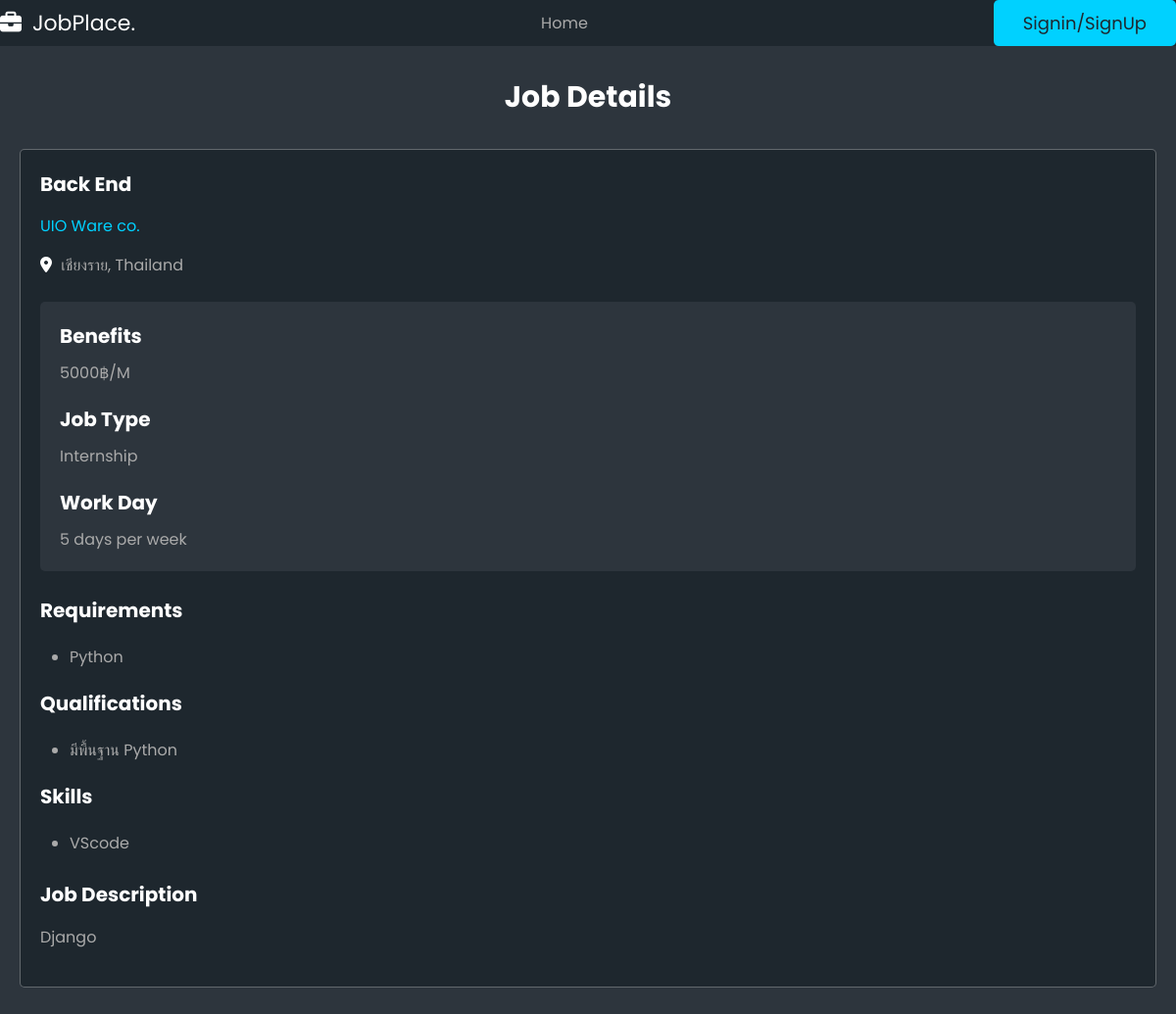
The app's page /viewjob/1/, older data.
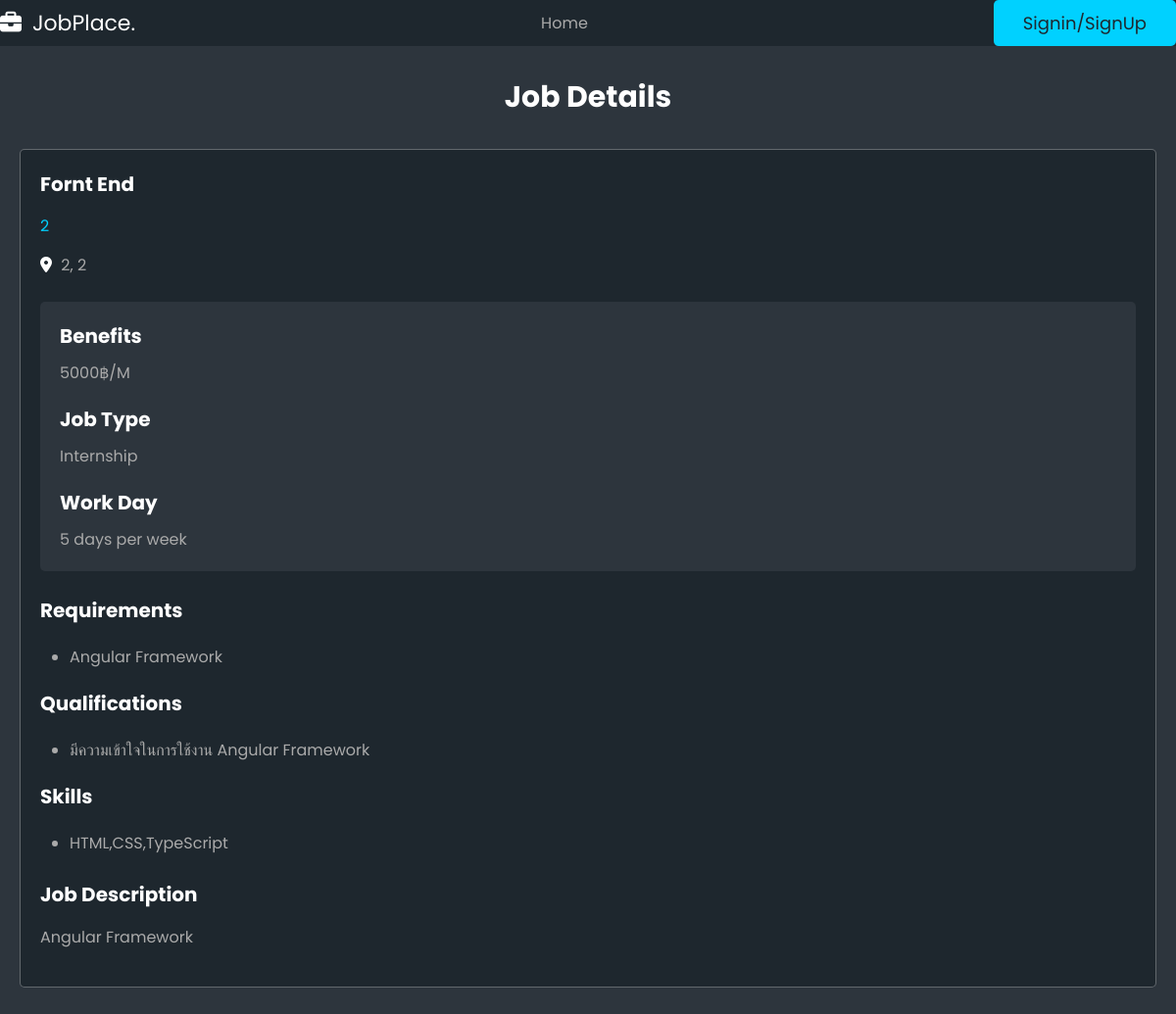
The same page, newer data.
### usertype/models.py (models this page shows, shortened)
class Job(models.Model):
    jobname = models.CharField(max_length=255)
    jobdes = models.CharField(max_length=255)
    worktype = models.CharField(max_length=255)
    quality = models.CharField(max_length=255)
    benefit = models.CharField(max_length=255)
    workstart = models.TimeField()
    workend = models.TimeField()
    workday = models.CharField(max_length=255)
    requirement = models.CharField(max_length=255)
    qualifications = models.CharField(max_length=255)
    skills = models.CharField(max_length=255)
    company = models.CharField(max_length=255)
    city = models.CharField(max_length=255)
    country = models.CharField(max_length=255)

### usertype/views.py (the view)
# urls.py: path("viewjob/<str:job_id>/", views.viewjob, name="view_job"),  # View job page
def viewjob(request, job_id):
    job = Job.objects.get(id=job_id)
    return render(request, "userweb/view_job.html", {"job": job})

### usertype/templates/userweb/view_job.html (shortened to what this page needs)
<!DOCTYPE html>
<html lang="en">
  <head>
    {% load static %}
    <link rel="stylesheet" href="{% static "css/style.css" %}" />
  </head>
  <body>
    {% include "navbarmain.html" %}
    <section class="job-details">
      <h1 class="heading">job details</h1>
      <div class="details">
        <div class="job-info">
          <h3>{{ job.jobname }}</h3>
          <a href="view_company.html">{{ job.company }}</a>
          <p><i class="fas fa-map-marker-alt"></i> {{ job.city }}, {{job.country }}</p>
        </div>
        <div class="basic-details">
          <h3>benefits</h3>
          <p>{{ job.benefit }}</p>
          <h3>job type</h3>
          <p>{{ job.worktype }}</p>
          <h3>Work day</h3>
          <p>{{ job.workday }}</p>
        </div>
        <ul>
          <h3>requirements</h3>
          <li>{{ job.requirement }}</li>
        </ul>
        <ul>
          <h3>qualifications</h3>
          <li>{{ job.qualifications }}</li>
        </ul>
        <ul>
          <h3>skills</h3>
          <li>{{ job.skills }}</li>
        </ul>
        <div class="description">
          <h3>job description</h3>
          <p>
            {{ job.jobdes }}
          </p>
        </div>
      </div>
    </section>
    <section></section>
  </body>
</html>

Row changes from the older to the newer data that the page shows:
changed Job "Internship": jobname "Back End" → "Fornt End"; company "UIO Ware co." → "2"; city "เชียงราย" → "2"; country "Thailand" → "2"; requirement "Python" → "Angular Framework"; qualifications "มีพื้นฐาน Python" → "มีความเข้าใจในการใช้งาน Angular Framework"; skills "VScode" → "HTML,CSS,TypeScript"; jobdes "Django" → "Angular Framework"
